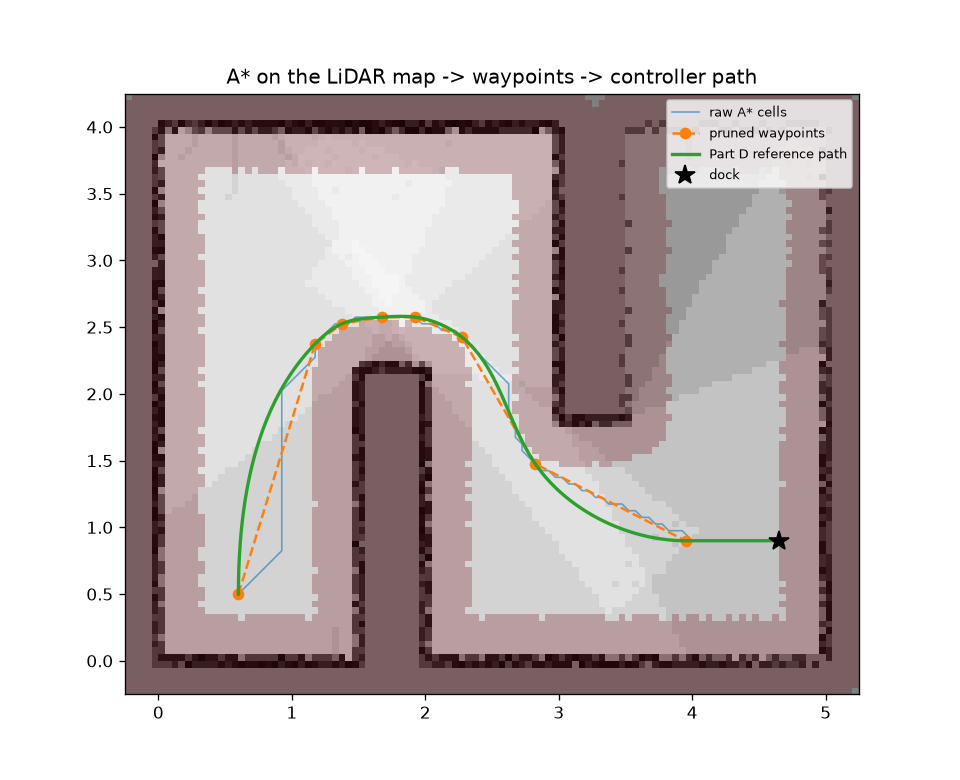

Write the Python code that produced this figure.
import sys
from pathlib import Path

import matplotlib.pyplot as plt
import mujoco
import numpy as np

from astar import plan
from lidar import Lidar
from occupancy_grid import OccupancyGrid

PART_D = Path(__file__).resolve().parents[1] / "part_d"
sys.path.insert(0, str(PART_D))
from tb3_control import Path as RefPath, dock_poses          # noqa: E402
from sim.scenario import MARKERS, DOCK_ID, START, DOCK_STANDOFF, APPROACH_LEN  # noqa: E402

SCENE = PART_D / "examples" / "turtlebot3_waffle_pi" / "scene.xml"
model = mujoco.MjModel.from_xml_path(str(SCENE))
data = mujoco.MjData(model)
lidar = Lidar(model, noise_std=0.01)
grid = OccupancyGrid()


for pose in [(0.6, 0.5, 1.57), (0.7, 1.5, 1.57), (0.7, 2.4, 1.2), (1.3, 3.15, 0.0),
             (2.4, 2.9, -1.2), (2.5, 1.4, -1.57), (3.0, 0.9, 0.0), (4.0, 0.9, 0.0)]:
    data.qpos[0:3] = [pose[0], pose[1], 0.0]
    data.qpos[3:7] = [np.cos(pose[2] / 2), 0, 0, np.sin(pose[2] / 2)]
    mujoco.mj_forward(model, data)
    grid.update(lidar, lidar.scan(data), pose)

m = MARKERS[DOCK_ID]
pre, dock, dock_heading = dock_poses(m[:2], m[2], DOCK_STANDOFF, APPROACH_LEN)


waypoints, cells = plan(grid, START[:2], pre, inflate=0.30)
print("waypoints (m):\n", np.round(waypoints, 2))

ref = RefPath.from_waypoints(waypoints[:-1], START[2], pre, dock, dock_heading)

occ_r, occ_c = np.nonzero(grid.occupied())
ox, oy = grid.to_world(occ_r, occ_c)
d = np.hypot(ref.x[:, None] - ox[None, :], ref.y[:, None] - oy[None, :]).min(axis=1)
print(f"path length {ref.length:.2f} m, closest approach to an obstacle {d.min():.2f} m "
      f"(robot radius ~0.22 m)")

extent = [grid.x_min, grid.x_min + grid.nx * grid.res, grid.y_min, grid.y_min + grid.ny * grid.res]
plt.figure(figsize=(8, 6.5))
plt.imshow(grid.probability(), origin="lower", extent=extent, cmap="gray_r", vmin=0, vmax=1)
plt.imshow(np.ma.masked_where(~grid.inflated(0.30), np.ones_like(grid.log_odds)), origin="lower",
           extent=extent, cmap="Reds", alpha=0.25, vmin=0, vmax=1)
cx, cy = grid.to_world(*np.array(cells).T)
plt.plot(cx, cy, "C0", lw=1, alpha=0.6, label="raw A* cells")
plt.plot(waypoints[:, 0], waypoints[:, 1], "C1o--", label="pruned waypoints")
plt.plot(ref.x, ref.y, "C2", lw=2, label="Part D reference path")
plt.plot(*dock, "k*", ms=12, label="dock")
plt.legend(loc="upper right", fontsize=8); plt.gca().set_aspect("equal")
plt.title("A* on the LiDAR map -> waypoints -> controller path")
plt.savefig(Path(__file__).with_name("test_astar.png"), dpi=120)
plt.show()
